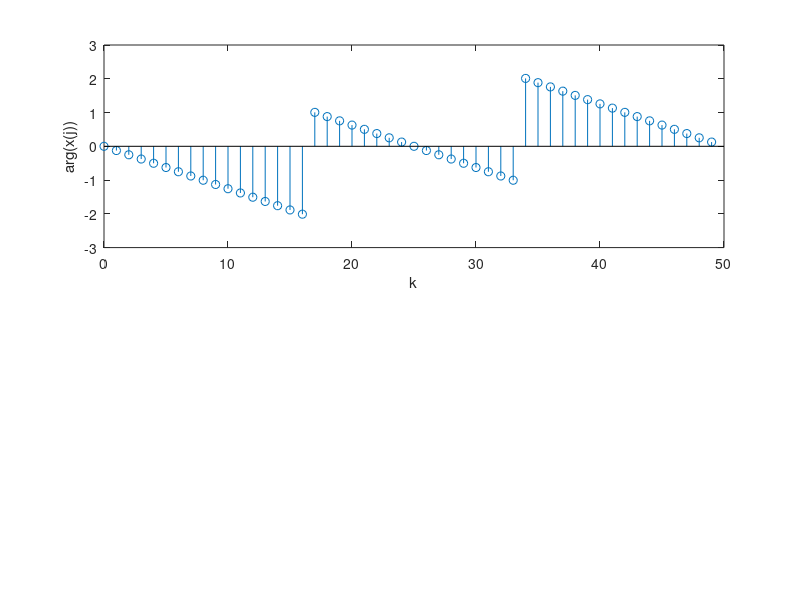

Here is the MATLAB script that generated this plot:
%to compute the DFT sequence of a plot 
% magnitude and phase response
clear all
xn=[1,1,1];
N=50;
%Length of the DFT
xj=fft(xn,N)
k=0:1:N-1;
subplot(2,1,1),stem(k,abs(xj));
xlabel('k'),ylabel('|x(j)|');
subplot(2,1,1),stem(k,angle(xj));
xlabel('k'),ylabel('arg(x(j))');

